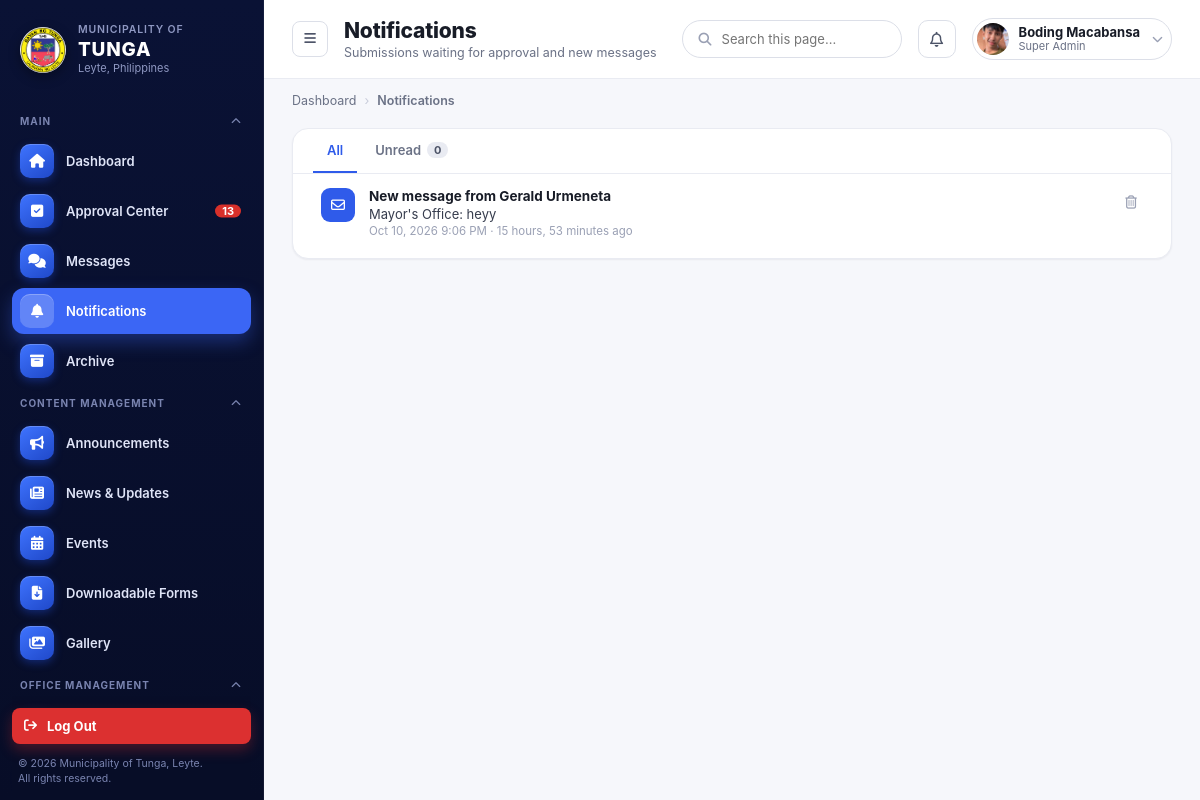
Page /super-admin/Admin-Notifications/ (signed in) on the committed database.
### admin_dashboard/models.py (models this page shows, shortened)
class SiteContactInfo(models.Model):
    DEFAULT_TAGLINE = "Abtik na serbisyo, masulong na bungto."
    phone = models.CharField(max_length=50, blank=True)
    phone_local = models.CharField(max_length=50, blank=True)
    email = models.EmailField(blank=True)
    email_secondary = models.EmailField(blank=True)
    address = models.CharField(max_length=255, blank=True)
    facebook_name = models.CharField(max_length=150, blank=True)
    facebook_url = models.URLField(blank=True)
    office_hours = models.CharField(max_length=150, blank=True)
    logo = models.ImageField(upload_to="site/", blank=True, null=True)
    hero_banner = models.ImageField(upload_to="site/", blank=True, null=True)
    site_tagline = models.CharField(max_length=120, default=DEFAULT_TAGLINE, blank=True)
    ticker_interval_seconds = models.PositiveIntegerField(default=2)
    news_slider_seconds = models.PositiveIntegerField(default=6)
    DEFAULT_MAP_LAT = 11.2483
    DEFAULT_MAP_LNG = 124.7524
    map_place_name = models.CharField(max_length=120, blank=True, default="Municipal Hall of Tunga")
    map_latitude = models.FloatField(null=True, blank=True)
    map_longitude = models.FloatField(null=True, blank=True)
    DEFAULT_MAINTENANCE_MESSAGE = ("We're currently performing scheduled maintenance on our website. "
                                   "Please check back shortly. For urgent concerns, please contact the Municipal Hall.")
    maintenance_mode = models.BooleanField(default=False)
    maintenance_message = models.TextField(blank=True, default=DEFAULT_MAINTENANCE_MESSAGE)
    maintenance_until = models.DateTimeField(null=True, blank=True)   # turns itself off at this time
    DEFAULT_SEO_TITLE = "Municipality of Tunga, Leyte — Official Website"
    DEFAULT_SEO_DESCRIPTION = "Official website of the LGU of Tunga, Leyte: announcements, news, events, downloadable forms and contact details of all municipal offices."
    seo_title = models.CharField(max_length=70, blank=True, default=DEFAULT_SEO_TITLE)
    seo_description = models.CharField(max_length=300, blank=True, default=DEFAULT_SEO_DESCRIPTION)
    share_image = models.ImageField(upload_to="site/", blank=True, null=True)   # Facebook / Messenger preview picture
    search_console_code = models.CharField(max_length=120, blank=True)       # Google Search Console verification
    allow_indexing = models.BooleanField(default=True)                         # off = hide the site from Google
    social_facebook = models.URLField(blank=True)
    social_twitter = models.URLField(blank=True)
    social_instagram = models.URLField(blank=True)
    social_youtube = models.URLField(blank=True)
    show_facebook_footer = models.BooleanField(default=True)
    show_twitter_footer = models.BooleanField(default=True)
    show_instagram_footer = models.BooleanField(default=True)
    show_youtube_footer = models.BooleanField(default=True)
    last_updated = models.DateTimeField(auto_now=True)
    class Meta:
        verbose_name = "Site Contact Information"
        verbose_name_plural = "Site Contact Information"
    @classmethod
    def get_solo(cls):
        obj, _ = cls.objects.get_or_create(pk=1, defaults={
            'phone': '(053) 456 789',
            'phone_local': 'Local 100',
            'email': 'tunga@gmail.com',
            'email_secondary': 'info@tunga.gov.ph',
            'address': '2nd Floor, Municipal Hall, Tunga, Leyte',
            'facebook_name': 'Municipality of Tunga - Official',
            'office_hours': 'Monday – Friday, 8:00 AM – 5:00 PM',
        })
        return obj

class SuperAdmin(models.Model):
    user = models.OneToOneField(User, on_delete=models.CASCADE, related_name="super_admin")
    mobile_number = models.CharField(max_length=20, blank=True)
    photo = models.ImageField(upload_to="super_admin_photos/", blank=True, null=True)
    created_at = models.DateTimeField(auto_now_add=True)

class AdminNotification(models.Model):
    LEVEL_CHOICES = [
        ("info", "Info"),
        ("success", "Success"),
        ("warning", "Warning"),
        ("danger", "Danger"),
    ]
    user = models.ForeignKey(User, on_delete=models.CASCADE, related_name="admin_notifications")
    title = models.CharField(max_length=255)
    description = models.CharField(max_length=500, blank=True)
    level = models.CharField(max_length=20, choices=LEVEL_CHOICES, default="info")
    icon = models.CharField(max_length=50, default="fa-regular fa-bell")
    link_url = models.CharField(max_length=255, blank=True)
    is_read = models.BooleanField(default=False)
    created_at = models.DateTimeField(auto_now_add=True)
    class Meta:
        ordering = ["-created_at"]

### admin_dashboard/views.py (the view)
# urls.py: path('Admin-Notifications/', views.admin_notifications, name='ad_notifications'),
@super_admin_required
def admin_notifications(request):
    show = request.GET.get("show", "all")
    notes = AdminNotification.objects.filter(user=request.user)
    unread_count = notes.filter(is_read=False).count()
    if show == "unread":
        notes = notes.filter(is_read=False)
    page_obj = Paginator(notes, 15).get_page(request.GET.get("page"))
    return render(request, "admin_dashboard/super-admin-notifications.html", {
        "page_obj": page_obj,
        "unread_count": unread_count,
        "show": show,
    })

### templates/admin_dashboard/super-admin-notifications.html (shortened to what this page needs)
{% extends "super-admin-base.html" %}
{% load static %}
{% block body_page %}notifications{% endblock %}
{% block page_title %}Notifications{% endblock %}
{% block page_subtitle %}Submissions waiting for approval and new messages{% endblock %}
{% block breadcrumbs %}<span>Dashboard</span><span class="sep">›</span><span class="current">Notifications</span>{% endblock %}
{% block content %}
  <section class="panel">
    <div class="panel-header notif-page-head">
      <div class="tabs notif-tabs">
        <a class="tab {% if show != 'unread' %}active{% endif %}" href="?show=all">All</a>
        <a class="tab {% if show == 'unread' %}active{% endif %}" href="?show=unread">Unread <span class="count">{{ unread_count }}</span></a>
      </div>
    </div>
    <div class="notif-list">
      {% for n in page_obj %}
      <div class="notif-row{% if not n.is_read %} is-unread{% endif %}">
        <span class="notif-row__icon notif-row__icon--{{ n.level }}"><i class="{{ n.icon }}"></i></span>
        <a class="notif-row__body" href="{% url 'admin_dashboard:ad_notification_open' n.pk %}">
          <span class="notif-row__title">{{ n.title }}</span>
          {% if n.description %}<span class="notif-row__desc">{{ n.description }}</span>{% endif %}
          <span class="notif-row__time">{{ n.created_at|date:"M j, Y g:i A" }} &middot; {{ n.created_at|timesince }} ago</span>
        </a>
        <form method="post" action="{% url 'admin_dashboard:ad_notification_delete' n.pk %}">
          <button type="submit" class="notif-row__delete" aria-label="Delete notification" title="Delete"><i class="fa-regular fa-trash-can"></i></button>
        </form>
      </div>
      {% empty %}
      <div class="log-empty"><i class="fa-regular fa-bell"></i>{% if show == 'unread' %}You're all caught up.{% else %}No notifications yet.{% endif %}</div>
      {% endfor %}
    </div>
  </section>
{% endblock %}

### templates/super-admin-base.html (shortened to what this page needs)
{% load static message_tags admin_notif %}
<!DOCTYPE html>
<html lang="en">
<head>
<link rel="stylesheet" href="{% static 'css/super_admin_style.css' %}">
<link rel="stylesheet" href="https://cdnjs.cloudflare.com/ajax/libs/font-awesome/6.5.1/css/all.min.css">
</head>
<body data-page="{% block body_page %}dashboard{% endblock %}" data-logout-url="{% url 'logout' %}" data-account-url="{% url 'admin_dashboard:admin_account' %}" data-changepass-url="{% url 'admin_dashboard:admin_change_pass' %}">
<div class="app-shell">
  <aside class="sidebar sidebar--sa" id="sidebar">
    <div class="sidebar-brand">
      <img src="{% if site_contact.logo %}{{ site_contact.logo.url }}{% else %}{% static 'images/tunga_leyte_logo.png' %}{% endif %}" alt="Municipality of Tunga" class="sidebar-logo">
      <div class="sidebar-brand-text">
        <div class="muni">Municipality of</div>
        <div class="name">TUNGA</div>
        <div class="place">Leyte, Philippines</div>
      </div>
    </div>
    <ul>
      <li class="nav-section-title">Main</li>
      {% url 'admin_dashboard:admin_dash' as dash_url %}
      <li class="nav-item{% if request.path == dash_url %} active{% endif %}"><a href="{{ dash_url }}" style="display:flex;align-items:center;gap:11px;width:100%;color:inherit;"><span class="glyph"><i class="fa-solid fa-house"></i></span> Dashboard</a></li>
      {% url 'admin_dashboard:approval_center' as approval_url %}
      <li class="nav-item{% if request.path == approval_url %} active{% endif %}">{% pending_approvals as approvals_waiting %}<a href="{{ approval_url }}" style="display:flex;align-items:center;gap:11px;width:100%;color:inherit;"><span class="glyph"><i class="fa-solid fa-square-check"></i></span> Approval Center</a>{% if approvals_waiting > 0 %} <span class="badge" title="{{ approvals_waiting }} waiting for your approval">{% if approvals_waiting > 99 %}99+{% else %}{{ approvals_waiting }}{% endif %}</span>{% endif %}</li>
      {% url 'admin_dashboard:ad_messages' as messages_url %}
      {% unread_messages request as msg_unread %}
      <li class="nav-item"><a href="{{ messages_url }}" style="display:flex;align-items:center;gap:11px;width:100%;color:inherit;"><span class="glyph"><i class="fa-solid fa-comments"></i></span> Messages</a></li>
      {% url 'admin_dashboard:ad_notifications' as notifs_url %}
      {% admin_notifications as notif %}
      <li class="nav-item{% if request.path == notifs_url %} active{% endif %}"><a href="{{ notifs_url }}" style="display:flex;align-items:center;gap:11px;width:100%;color:inherit;"><span class="glyph"><i class="fa-solid fa-bell"></i></span> Notifications{% if notif.unread > 0 %}<span class="badge badge--msg">{{ notif.unread }}</span>{% endif %}</a></li>
      {% url 'admin_dashboard:ad_archive' as archive_url %}
      <li class="nav-item{% if request.path == archive_url %} active{% endif %}"><a href="{{ archive_url }}" style="display:flex;align-items:center;gap:11px;width:100%;color:inherit;"><span class="glyph"><i class="fa-solid fa-box-archive"></i></span> Archive</a></li>
    </ul>
    <ul>
      <li class="nav-section-title">Content Management</li>
      {% url 'admin_dashboard:ad_announcement' as announce_url %}
      <li class="nav-item{% if request.path == announce_url %} active{% endif %}"><a href="{{ announce_url }}" style="display:flex;align-items:center;gap:11px;width:100%;color:inherit;"><span class="glyph"><i class="fa-solid fa-bullhorn"></i></span> Announcements</a></li>
      {% url 'admin_dashboard:ad_news_update' as news_url %}
      <li class="nav-item{% if request.path == news_url %} active{% endif %}"><a href="{{ news_url }}" style="display:flex;align-items:center;gap:11px;width:100%;color:inherit;"><span class="glyph"><i class="fa-solid fa-newspaper"></i></span> News &amp; Updates</a></li>
      {% url 'admin_dashboard:ad_events' as events_url %}
      <li class="nav-item{% if request.path == events_url %} active{% endif %}"><a href="{{ events_url }}" style="display:flex;align-items:center;gap:11px;width:100%;color:inherit;"><span class="glyph"><i class="fa-solid fa-calendar-days"></i></span> Events</a></li>
      {% url 'admin_dashboard:ad_forms' as forms_url %}
      <li class="nav-item{% if request.path == forms_url %} active{% endif %}"><a href="{{ forms_url }}" style="display:flex;align-items:center;gap:11px;width:100%;color:inherit;"><span class="glyph"><i class="fa-solid fa-file-arrow-down"></i></span> Downloadable Forms</a></li>
      {% url 'admin_dashboard:ad_gallery' as gallery_url %}
      <li class="nav-item{% if request.path == gallery_url %} active{% endif %}"><a href="{{ gallery_url }}" style="display:flex;align-items:center;gap:11px;width:100%;color:inherit;"><span class="glyph"><i class="fa-solid fa-images"></i></span> Gallery</a></li>
    </ul>
    <ul>
      <li class="nav-section-title">Office Management</li>
      {% url 'admin_dashboard:ad_offices' as offices_url %}
      <li class="nav-item"><a href="{{ offices_url }}" style="display:flex;align-items:center;gap:11px;width:100%;color:inherit;"><span class="glyph"></span> </a></li>
      {% url 'admin_dashboard:ad_office_rep' as office_rep_url %}
      <li class="nav-item{% if request.path == office_rep_url %} active{% endif %}"><a href="{{ office_rep_url }}" style="display:flex;align-items:center;gap:11px;width:100%;color:inherit;"><span class="glyph"><i class="fa-solid fa-address-book"></i></span> Office Representatives</a></li>
      {% url 'admin_dashboard:ad_services' as services_url %}
      {% url 'admin_dashboard:ad_org_chart' as org_chart_url %}
    </ul>
      {% url 'admin_dashboard:ad_users' as users_url %}
      {% url 'admin_dashboard:ad_roles' as roles_url %}
      {% url 'admin_dashboard:ad_homepage' as homepage_url %}
      {% url 'admin_dashboard:ad_about_page' as about_page_url %}
      {% url 'admin_dashboard:ad_map' as map_url %}
      {% url 'admin_dashboard:ad_emergency_contact' as emergency_url %}
      {% url 'admin_dashboard:ad_web_setting' as websettings_url %}
      {% url 'admin_dashboard:admin_account' as admin_account_url %}
      {% url 'admin_dashboard:admin_change_pass' as admin_changepass_url %}
      {% url 'admin_dashboard:ad_analytics' as analytics_url %}
      {% url 'admin_dashboard:ad_activity_log' as activitylog_url %}
      {% url 'admin_dashboard:ad_backup' as backup_url %}
      {% url 'admin_dashboard:ad_system_settings' as systemsettings_url %}
    <div class="sidebar-footer">
      <a href="{% url 'logout' %}" class="sidebar-logout" style="color:inherit;text-decoration:none;"><i class="fa-solid fa-arrow-right-from-bracket"></i> Log Out</a>
      <div class="sidebar-copy">&copy; 2026 Municipality of Tunga, Leyte.<br>All rights reserved.</div>
    </div>
  </aside>
  <div class="main">
    <header class="topbar">
      <div class="topbar-left">
        <button class="menu-btn" onclick="document.getElementById('sidebar').classList.toggle('open')"><i class="fa-solid fa-bars"></i></button>
        <div class="page-heading">
          <h1>{% block page_title %}Dashboard{% endblock %}</h1>
          <p>{% block page_subtitle %}Overview of municipal office activity{% endblock %}</p>
        </div>
      </div>
      <div class="topbar-right">
        <label class="field search" id="topbarSearchField" style="display:flex;align-items:center;gap:8px;width:220px;border-radius:999px;padding:9px 16px;color:var(--gray-400);"><i class="fa-solid fa-magnifying-glass"></i><input type="text" id="topbarSearchInput" placeholder="Search this page..." aria-label="Search this page" aria-controls="pageSearchResults" style="border:0;outline:0;flex:1;min-width:0;font:inherit;background:transparent;color:var(--gray-800);"></label>
        <div class="admin-notif" id="adminNotif">
          <button type="button" class="icon-button" id="adminBellBtn" aria-label="Notifications" aria-haspopup="true" aria-expanded="false"><i class="fa-regular fa-bell"></i></button>
        </div>
        <div class="user-chip">
          <img src="{% if request.user.super_admin.photo %}{{ request.user.super_admin.photo.url }}{% else %}{% static 'images/icon/profile_logo.jpeg' %}{% endif %}" alt="">
          <div class="who"><div class="name">{{ request.user.get_full_name|default:request.user.username }}</div><div class="role">Super Admin</div></div>
          <i class="fa-solid fa-chevron-down chev"></i>
        </div>
      </div>
    </header>
    <nav class="breadcrumbs">
      {% block breadcrumbs %}<span class="current">Dashboard</span>{% endblock %}
    </nav>
    <main class="content">
      {% block content %}{% endblock %}
    </main>
  </div>
</div>
</body>
</html>

### rows in the picture
SiteContactInfo: logo (picture)
AdminNotification: title "New message from Gerald Urmeneta", description "Mayor's Office: heyy", created_at "Oct 10, 2026 9:06 PM", created_at "15 hours, 53 minutes"

### other values in the picture
{{ approvals_waiting }} "13"
{{ request.user.get_full_name|default:request.user.username }} "Boding Macabansa"
{{ unread_count }} "0"
